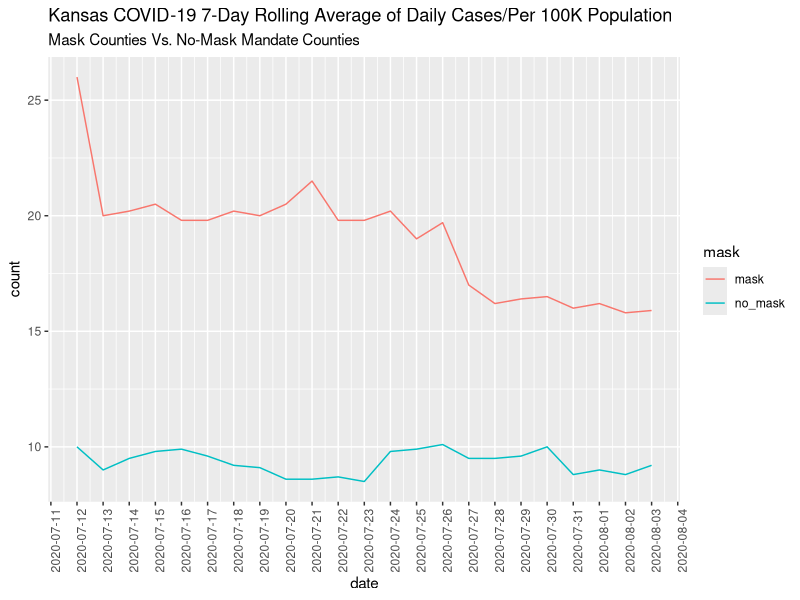

Reproduce this figure in R.
## ---- chunk 1
library(tidyverse) 
## ---- chunk 2
df <- tribble(
  ~date, ~mask, ~no_mask,
  "12/7/2020", 26, 10,
  "13/7/2020", 20, 9,
  "14/7.2020", 20.2, 9.5,
  "15/7/2020", 20.5, 9.8,
  "16/7/2020", 19.8, 9.9,
  "17/7/2020", 19.8, 9.6,
  "18/7/2020", 20.2, 9.2,
  "19/7/2020", 20, 9.1,
  "20/7/2020", 20.5, 8.6,
  "21/7/2020", 21.5, 8.6,
  "22/7/2020", 19.8, 8.7,
  "23/7/2020", 19.8, 8.5,
  "24/7/2020", 20.2, 9.8,
  "25/7/2020", 19, 9.9,
  "26/7/2020", 19.7, 10.1,
  "27/7/2020", 17, 9.5,
  "28/7/2020", 16.2, 9.5,
  "29/7/2020", 16.4, 9.6,
  "30/7/2020", 16.5, 10,
  "31/7/2020", 16, 8.8,
  "01/8/2020", 16.2, 9,
  "02/8/2020", 15.8, 8.8,
  "03/8/2020", 15.9, 9.2
)
df <- pivot_longer(df,
  cols = c(mask, no_mask),
  names_to = "mask",
  values_to = "count")

df <- mutate(df, date = dmy(date))
## ---- chunk 3
ggplot(df, aes(x = date, y = count, group = mask, color = mask)) +
      geom_line() +
      theme(axis.text.x = element_text(angle = 90)) +
      scale_x_date(date_breaks = "1 day") +
  labs(title = "Kansas COVID-19 7-Day Rolling Average of Daily Cases/Per 100K Population",
       subtitle = "Mask Counties Vs. No-Mask Mandate Counties",
       ylab = "Average of Daily Cases/Per 100K Population")
